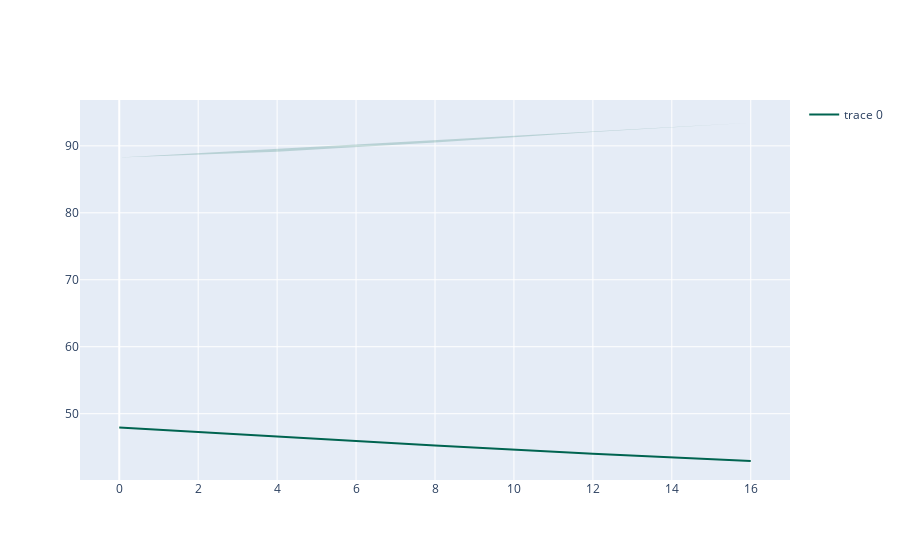

Write notebook code for a chart like this one.
### Code cell
# y_upper = np.array(mean_geo) + mean_std
# y_lower = np.array(mean_geo) - mean_std

# fig = go.Figure([
#     go.Scatter(
#         x=noise_params,
#         y=mean_geo,
#         line=dict(color='rgb(0,100,80)'),
#         mode='lines'
#     ),
#     go.Scatter(
#         x=noise_params+noise_params[::-1], # x, then x reversed
#         y=y_upper+y_lower[::-1], # upper, then lower reversed
#         fill='toself',
#         fillcolor='rgba(0,100,80,0.2)',
#         line=dict(color='rgba(255,255,255,0)'),
#         hoverinfo="skip",
#         showlegend=False
#     )
# ])
# fig.show()

### Figure 1 — Plotly figure (JSON) as saved in the notebook; plotly's stock layout.template omitted (floating-point values rounded to 4 significant figures)
{"data": [{"line": {"color": "rgb(0,100,80)"}, "mode": "lines", "type": "scatter", "x": [0, 4, 8, 12, 16], "y": [47.93, 46.56, 45.25, 44.03, 42.93]}, {"fill": "toself", "fillcolor": "rgba(0,100,80,0.2)", "hoverinfo": "skip", "line": {"color": "rgba(255,255,255,0)"}, "showlegend": false, "type": "scatter", "x": [0, 4, 8, 12, 16, 16, 12, 8, 4, 0], "y": [88.27, 89.11, 90.51, 92.06, 93.45]}], "layout": {}}
